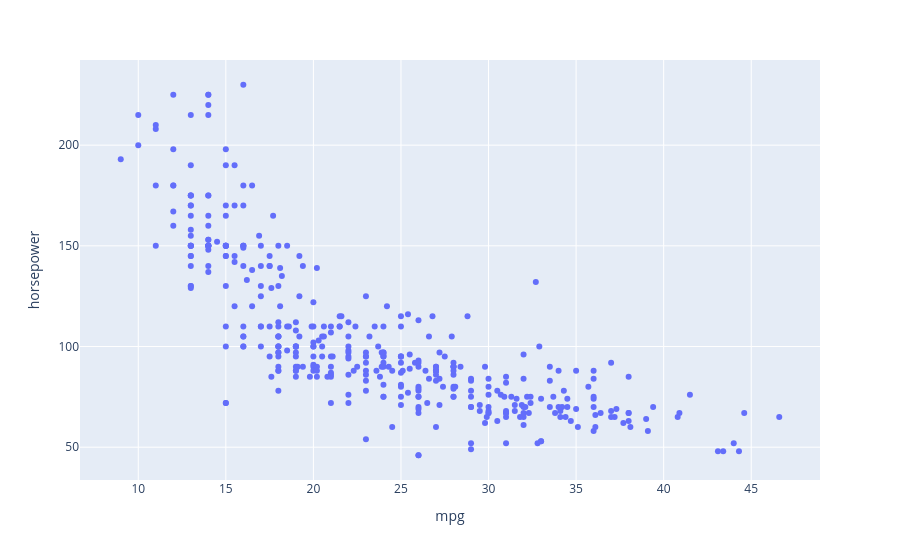

Notebook code cell kept with this figure:
### Markdown cell above
## Data Visualization using Plotly November 1st 2025
1. Univariate: Analysing one datapoint/column
2. Bivariate: Two variables/columns
3. Multivariate: More two variables/columns

### Code cell
## Plotly was build on top of javascript and produces html charts
import plotly.express as px
# Scatter plot of horsepower and mpg
fig = px.scatter(data_frame= cars, x= "mpg", y= "horsepower")
fig.show()

### Figure 1 — Plotly figure (JSON) as saved in the notebook; plotly's stock layout.template omitted (floating-point values rounded to 4 significant figures; data arrays with more than 128 entries replaced by an {"elided": "..."} marker saying what was removed)
{"data": [{"hovertemplate": "mpg=%{x}<br>horsepower=%{y}<extra></extra>", "legendgroup": "", "marker": {"color": "#636efa", "symbol": "circle"}, "mode": "markers", "name": "", "orientation": "v", "showlegend": false, "type": "scatter", "x": {"elided": "398 float values"}, "xaxis": "x", "y": {"elided": "398 int values"}, "yaxis": "y"}], "layout": {"autosize": true, "legend": {"tracegroupgap": 0}, "margin": {"t": 60}, "xaxis": {"anchor": "y", "autorange": true, "domain": [0, 1], "range": [6.674, 48.93], "title": {"text": "mpg"}, "type": "linear"}, "yaxis": {"anchor": "x", "autorange": true, "domain": [0, 1], "range": [31.75, 244.2], "title": {"text": "horsepower"}, "type": "linear"}}}
